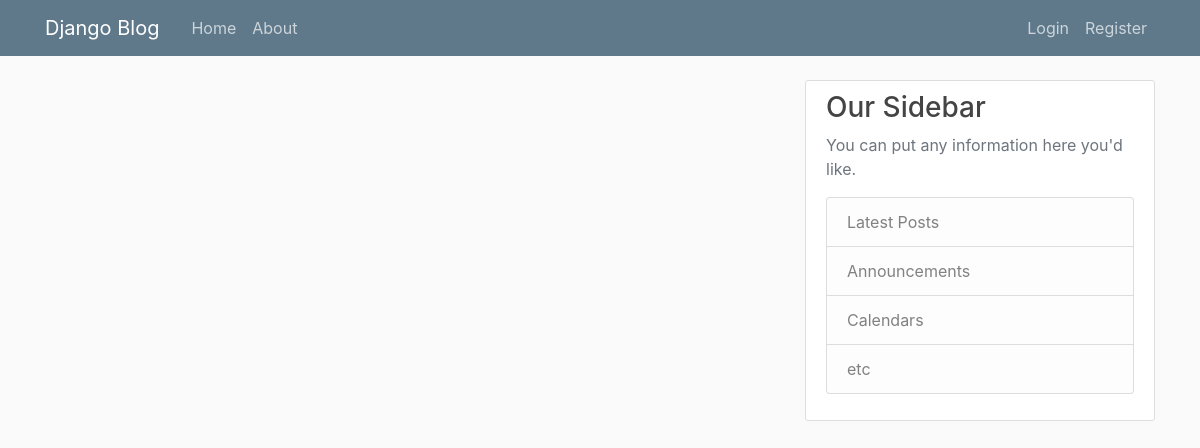
Before: / with the older database file.
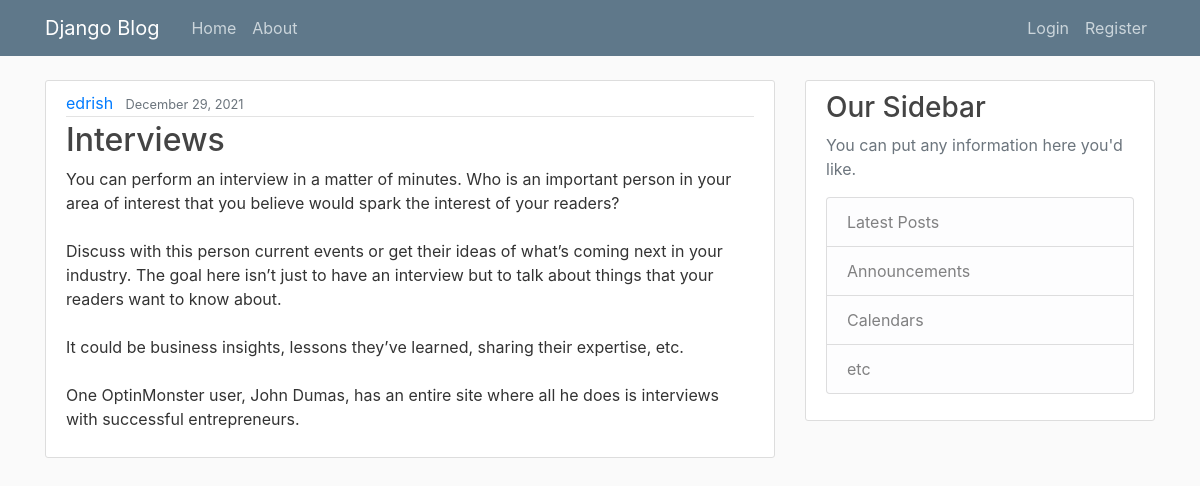
After: the same page with the newer database file.
### blog/models.py (models this page shows, shortened)
class Post(models.Model):
    title = models.CharField(max_length=100)
    content = models.TextField()
    date_posted = models.DateTimeField(default=timezone.now)
    author = models.ForeignKey(User, on_delete=models.CASCADE)

### blog/views.py (the view)
# urls.py: path('', PostListView.as_view(), name='blog-home'),
class PostListView(ListView):
    model = Post
    template_name = 'blog/home.html'  # <app>/<model>_<viewtype>.html
    context_object_name = 'posts'
    ordering = ['-date_posted']
    paginate_by = 5

### blog/templates/blog/home.html
{% extends "blog/base.html" %}
{% block content %}
    {% for post in posts %}
        <article class="media content-section">
          <div class="media-body">
            <div class="article-metadata">
              <a class="mr-2" href="#">{{ post.author }}</a>
              <small class="text-muted">{{ post.date_posted|date:"F d, Y" }}</small>
            </div>
            <h2><a class="article-title" href="#">{{ post.title }}</a></h2>
            <p class="article-content">{{ post.content }}</p>
          </div>
        </article>
    {% endfor %}
{% endblock content %}

Changed rows visible on the page:
added Post: author "edrish", date_posted "December 29, 2021", title "Interviews", content "You can perform an interview in a matter of minutes. Who is an important person in your area of interest that you believe would spark the interest of your readers? Discuss with this person current events or get their ideas of what’s coming next in your industry. The goal here isn’t just to have an interview but to talk about things that your readers want to know about. It could be business insights, lessons they’ve learned, sharing their expertise, etc. One OptinMonster user, John Dumas, has an entire site where all he does is interviews with successful entrepreneurs."
